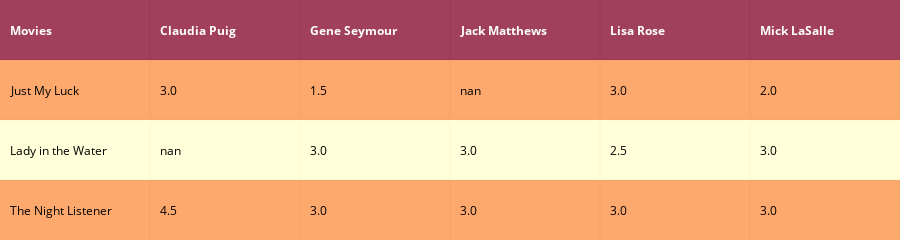

The notebook cell this image was saved under:
### Code cell
df_nr.insert(0,'Movies',df_nr.index)
fig=ff.create_table(df_nr,colorscale='YlOrRd')
df_nr.drop(columns=['Movies'])
iplot(fig)

### Figure 1 — Plotly figure (JSON) as saved in the notebook; plotly's stock layout.template omitted (floating-point values rounded to 4 significant figures)
{"data": [{"colorscale": "YlOrRd", "hoverinfo": "none", "opacity": 0.75, "showscale": false, "type": "heatmap", "uid": "7fbf0c25-0c5f-42fd-8736-d2ada7df9f19", "z": [[0, 0, 0, 0, 0, 0], [0.5, 0.5, 0.5, 0.5, 0.5, 0.5], [1, 1, 1, 1, 1, 1], [0.5, 0.5, 0.5, 0.5, 0.5, 0.5]]}], "layout": {"annotations": [{"align": "left", "font": {"color": "#ffffff"}, "showarrow": false, "text": "<b>Movies</b>", "x": -0.45, "xanchor": "left", "xref": "x", "y": 0, "yref": "y"}, {"align": "left", "font": {"color": "#ffffff"}, "showarrow": false, "text": "<b>Claudia Puig</b>", "x": 0.55, "xanchor": "left", "xref": "x", "y": 0, "yref": "y"}, {"align": "left", "font": {"color": "#ffffff"}, "showarrow": false, "text": "<b>Gene Seymour</b>", "x": 1.55, "xanchor": "left", "xref": "x", "y": 0, "yref": "y"}, {"align": "left", "font": {"color": "#ffffff"}, "showarrow": false, "text": "<b>Jack Matthews</b>", "x": 2.55, "xanchor": "left", "xref": "x", "y": 0, "yref": "y"}, {"align": "left", "font": {"color": "#ffffff"}, "showarrow": false, "text": "<b>Lisa Rose</b>", "x": 3.55, "xanchor": "left", "xref": "x", "y": 0, "yref": "y"}, {"align": "left", "font": {"color": "#ffffff"}, "showarrow": false, "text": "<b>Mick LaSalle</b>", "x": 4.55, "xanchor": "left", "xref": "x", "y": 0, "yref": "y"}, {"align": "left", "font": {"color": "#000000"}, "showarrow": false, "text": "Just My Luck", "x": -0.45, "xanchor": "left", "xref": "x", "y": 1, "yref": "y"}, {"align": "left", "font": {"color": "#000000"}, "showarrow": false, "text": "3.0", "x": 0.55, "xanchor": "left", "xref": "x", "y": 1, "yref": "y"}, {"align": "left", "font": {"color": "#000000"}, "showarrow": false, "text": "1.5", "x": 1.55, "xanchor": "left", "xref": "x", "y": 1, "yref": "y"}, {"align": "left", "font": {"color": "#000000"}, "showarrow": false, "text": "nan", "x": 2.55, "xanchor": "left", "xref": "x", "y": 1, "yref": "y"}, {"align": "left", "font": {"color": "#000000"}, "showarrow": false, "text": "3.0", "x": 3.55, "xanchor": "left", "xref": "x", "y": 1, "yref": "y"}, {"align": "left", "font": {"color": "#000000"}, "showarrow": false, "text": "2.0", "x": 4.55, "xanchor": "left", "xref": "x", "y": 1, "yref": "y"}, {"align": "left", "font": {"color": "#000000"}, "showarrow": false, "text": "Lady in the Water", "x": -0.45, "xanchor": "left", "xref": "x", "y": 2, "yref": "y"}, {"align": "left", "font": {"color": "#000000"}, "showarrow": false, "text": "nan", "x": 0.55, "xanchor": "left", "xref": "x", "y": 2, "yref": "y"}, {"align": "left", "font": {"color": "#000000"}, "showarrow": false, "text": "3.0", "x": 1.55, "xanchor": "left", "xref": "x", "y": 2, "yref": "y"}, {"align": "left", "font": {"color": "#000000"}, "showarrow": false, "text": "3.0", "x": 2.55, "xanchor": "left", "xref": "x", "y": 2, "yref": "y"}, {"align": "left", "font": {"color": "#000000"}, "showarrow": false, "text": "2.5", "x": 3.55, "xanchor": "left", "xref": "x", "y": 2, "yref": "y"}, {"align": "left", "font": {"color": "#000000"}, "showarrow": false, "text": "3.0", "x": 4.55, "xanchor": "left", "xref": "x", "y": 2, "yref": "y"}, {"align": "left", "font": {"color": "#000000"}, "showarrow": false, "text": "The Night Listener", "x": -0.45, "xanchor": "left", "xref": "x", "y": 3, "yref": "y"}, {"align": "left", "font": {"color": "#000000"}, "showarrow": false, "text": "4.5", "x": 0.55, "xanchor": "left", "xref": "x", "y": 3, "yref": "y"}, {"align": "left", "font": {"color": "#000000"}, "showarrow": false, "text": "3.0", "x": 1.55, "xanchor": "left", "xref": "x", "y": 3, "yref": "y"}, {"align": "left", "font": {"color": "#000000"}, "showarrow": false, "text": "3.0", "x": 2.55, "xanchor": "left", "xref": "x", "y": 3, "yref": "y"}, {"align": "left", "font": {"color": "#000000"}, "showarrow": false, "text": "3.0", "x": 3.55, "xanchor": "left", "xref": "x", "y": 3, "yref": "y"}, {"align": "left", "font": {"color": "#000000"}, "showarrow": false, "text": "3.0", "x": 4.55, "xanchor": "left", "xref": "x", "y": 3, "yref": "y"}], "height": 170, "margin": {"b": 0, "l": 0, "r": 0, "t": 0}, "xaxis": {"dtick": 1, "gridwidth": 2, "showticklabels": false, "tick0": -0.5, "ticks": "", "zeroline": false}, "yaxis": {"autorange": "reversed", "dtick": 1, "gridwidth": 2, "showticklabels": false, "tick0": 0.5, "ticks": "", "zeroline": false}}}
